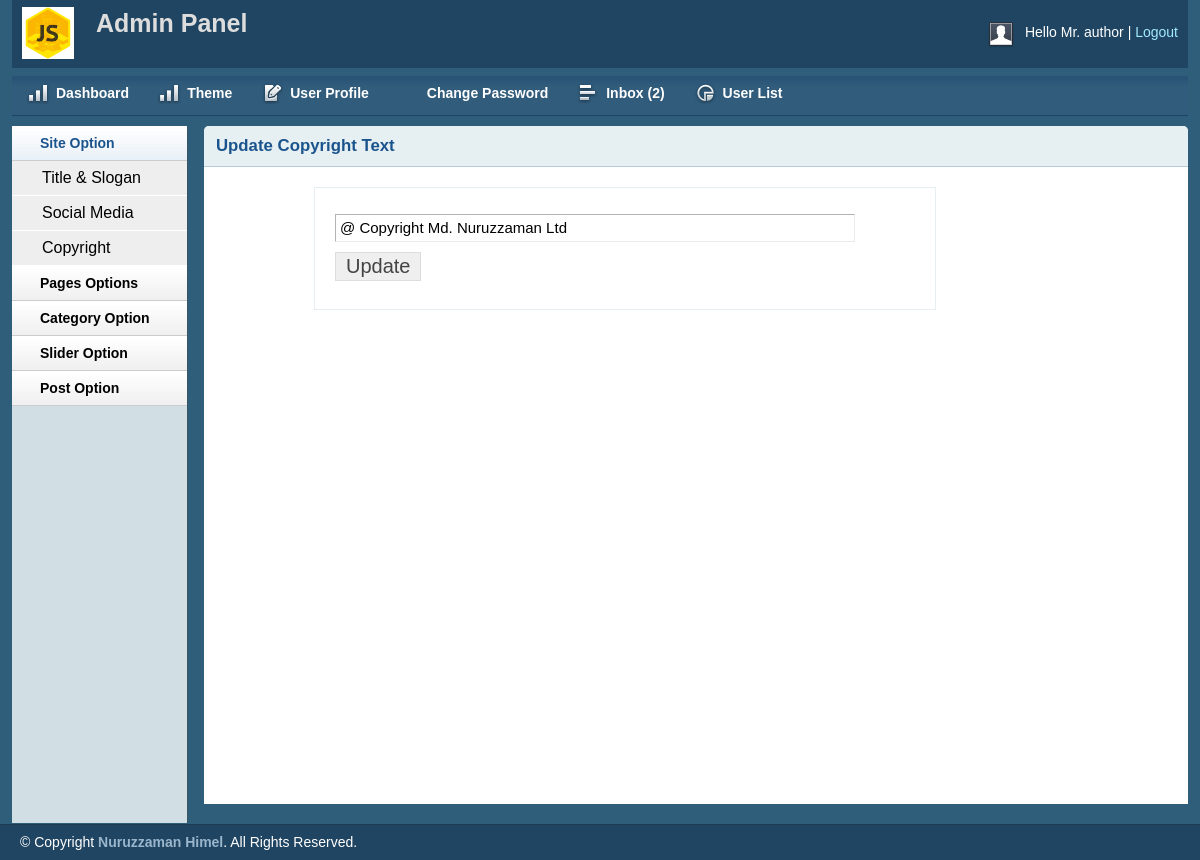
/admin/copyright.php (signed in), run on the app's committed database.
### tables this page shows
CREATE TABLE `title_slogan` (
  `id` int(11) NOT NULL,
  `title` varchar(255) NOT NULL,
  `des` varchar(255) NOT NULL,
  `logo` varchar(255) NOT NULL
);

CREATE TABLE `tbl_user` (
  `id` int(11) NOT NULL,
  `name` varchar(255) NOT NULL,
  `username` varchar(100) NOT NULL,
  `password` varchar(100) NOT NULL,
  `email` varchar(255) NOT NULL,
  `des` text NOT NULL,
  `role` int(11) NOT NULL
);

CREATE TABLE `tbl_copy` (
  `id` int(11) NOT NULL,
  `copy` varchar(255) NOT NULL
);

### lib/Database.php (called while the page is built, shortened)
<?php
Class Database{
	public $host   = DB_HOST;
	public $user   = DB_USER;
	public $pass   = DB_PASS;
	public $dbname = DB_NAME;
	public $conn;
	public function connection()
	{
		$this->conn = new mysqli($this->host,$this->user,$this->pass,$this->dbname);
	}
	public function select($query)
	{
		$result = $this->conn->query($query);
			if($result->num_rows > 0)
			{
				return $result;
			}
			else{
				return false;
			}
	}
}

### admin/lib/Session.php (called while the page is built, shortened)
<?php
	class Session
	{
		public static function sess_get($k)
		{
			if(isset($_SESSION[$k]))
			{
				return $_SESSION[$k];
			}else{
				return FALSE;
			}
		}
	}
?>

### admin/copyright.php (the view, shortened to what this page needs)
<?php include("inc/header.php") ?>
<?php include("inc/sidebar.php") ?>
        <div class="grid_10">
            <div class="box round first grid">
                <h2>Update Copyright Text</h2>
                <div class="block copyblock">
        <?php
            $query = "SELECT * FROM tbl_copy WHERE id = 1";
            $result = $db->select($query);
            if($result)
            {
                while ($value = mysqli_fetch_array($result))
                {
        ?>
                 <form action="" method="post">
                    <table class="form">
                        <tr>
                            <td>
                                <input type="text" value="<?php echo $value['copy']; ?>" name="copy" class="large" />
                            </td>
                        </tr>
						 <tr>
                            <td>
                                <input type="submit" name="update" Value="Update" />
                            </td>
                        </tr>
                    </table>
                    </form>
                <?php
                    }
                }
                ?>
                </div>
            </div>
        </div>
        <?php include("inc/footer.php") ?>

### admin/inc/header.php (shortened to what this page needs)
<?php
    include("lib/Session.php");
    $userId = Session::sess_get("userId");
    $userRole = Session::sess_get("userRole");
?>
<?php include("../lib/Database.php");  ?>
<?php
    $db = new Database();
?>
<!DOCTYPE html>
<html>
<head>
    <link rel="stylesheet" type="text/css" href="css/reset.css" media="screen" />
    <link rel="stylesheet" type="text/css" href="css/text.css" media="screen" />
    <link rel="stylesheet" type="text/css" href="css/grid.css" media="screen" />
    <link rel="stylesheet" type="text/css" href="css/layout.css" media="screen" />
    <link rel="stylesheet" type="text/css" href="css/nav.css" media="screen" />
    <link href="css/table/demo_page.css" rel="stylesheet" type="text/css" />
</head>
<body>
    <div class="container_12">
        <div class="grid_12 header-repeat">
            <div id="branding">
                <div class="floatleft logo">
                    <?php
            $query = "SELECT * FROM title_slogan WHERE id = 1";
            $rsltHeader = $db->select($query);
            while ($value = mysqli_fetch_array($rsltHeader))
            {
        ?>
            <img src="uploads/logo/<?php echo $value['logo']; ?>" alt="logo image" >
    <?php } ?>
				</div>
				<div class="floatleft middle">
					<h1><b>A</b>dmin Panel</h1>
				</div>
                <div class="floatright">
                    <div class="floatleft">
                        <img src="img/img-profile.jpg" alt="Profile Pic" /></div>
                    <div class="floatleft marginleft10">
                        <ul class="inline-ul floatleft">
                            <li>Hello
                    <?php
                    $query = "SELECT * FROM  tbl_user WHERE id = ".$userId." AND role = ".$userRole." " ;
                        $userRes = $db->select($query);
                        if($userRes)
                        {
                            $value = $userRes->fetch_assoc();
                            echo $value['name'];
                        }
                    ?>
                            </li>
                            <li><a href="?action=logout">Logout</a></li>
                        </ul>
                    </div>
                </div>
            </div>
        </div>
        <div class="grid_12">
            <ul class="nav main">
                <li class="ic-dashboard"><a href="index.php"><span>Dashboard</span></a> </li>
                <li class="ic-dashboard"><a href="theme.php"><span>Theme</span></a> </li>
                <li class="ic-form-style"><a href="userprofile.php"><span>User Profile</span></a></li>
				<li class="ic-typography"><a href="changepassword.php"><span>Change Password</span></a></li>
				<li class="ic-grid-tables"><a href="inbox.php"><span>Inbox
    <?php
                $query = "SELECT * FROM tbl_contuct WHERE status='0'" ;
                $result = $db->select($query);
                if($result)
                {
                    $count = $result->num_rows;
                    echo "(".$count.")";
                }else{
                    echo "(0)";
                }
    ?>
                </span></a></li>
                <li class="ic-charts"><a href="userlist.php"><span>User List</span></a></li>
            </ul>
        </div>

### admin/css/layout.css (style rules this page uses)
body { background: #fff none repeat scroll 0 0; color: #444; font-size: 14px; padding: 0; }
.floatleft { float:left; }
.logo img { margin-top: -15px; width: 52px; }
.middle { margin-left: 22px; margin-top: -14px; }
.middle h1 { color:#ddd;margin:0 }
.floatright { float:right; }
.inline-ul li { display:inline; color:#fff; }
.marginleft10 { margin-left:10px; }
a { color: #000; font-weight:bold; text-decoration: none; }
.container_12, .container_16 { background:#2E5E79; }
h1, h2, h3, h4, h5, h6 { line-height:1.2em; margin-bottom:.3em; }
h2 { margin-top:1em; }
#branding { font-weight: normal; margin-bottom: 0; padding: 22px 10px 3px; text-align: left; }
.header-repeat { background:url(../img/header-repeat.jpg) repeat-x; }
#branding a { color:#A1EAFF; font-weight:normal; }
#branding a:before { content:" | "; color:#fff; }
#branding ul, #branding ul li { margin:0px; padding:0px; }
#branding li { padding:0px 0px 0px 0px !important; }
.box { background:#fff; margin-bottom:20px; padding:10px 10px 10px 10px; margin-left:-8px; }
.box.grid { padding-bottom:40px; }
.box.round { -moz-border-radius: 5px 5px 0px 0px; -webkit-border-radius: 5px 5px 0px 0px; border-radius: 5px 5px 0px 0px; }
.box h2 { font-size:1.2em; font-weight:bold; color:#1B548D; background:#E6F0F3; margin:-10px -10px 0 -10px; padding:10px 12px; border-bottom:1px solid #B3CBD6; -moz-border-radius: 5px 5px 0px 0px; -webkit-border-radius: 5px 5px 0px 0px; border-radius: 5px 5px 0px 0px; }
.box.first { min-height: 628px; }
.block { padding-top:20px; }
.copyblock { border: 1px solid #e6f0f3; line-height: 32px; margin-left: 100px; margin-top: 20px; padding-left: 20px; width: 600px; }
ul, ol { padding-top:0; }
table.form { width:100%; }
table.form td { padding:4px 0px; }
table.form input, table.form select { font-size: 15px; padding: 4px 4px 5px 4px; border-top: 1px solid #b3b3b3; border-left: 1px solid #b3b3b3; border-right: 1px solid #eaeaea; border-bottom: 1px solid #eaeaea; }
table.form input[type="submit"] { border: 1px solid #ddd; color: #444; cursor: pointer; font-size: 20px; padding: 2px 10px; }
input.large { width: 85%; }
.block { padding-bottom:1px; }

### data on the page
title_slogan: logo (picture)
tbl_user: name "Mr. author"
tbl_copy: copy "@ Copyright Md. Nuruzzaman Ltd"

### other printed values
$count "2"
